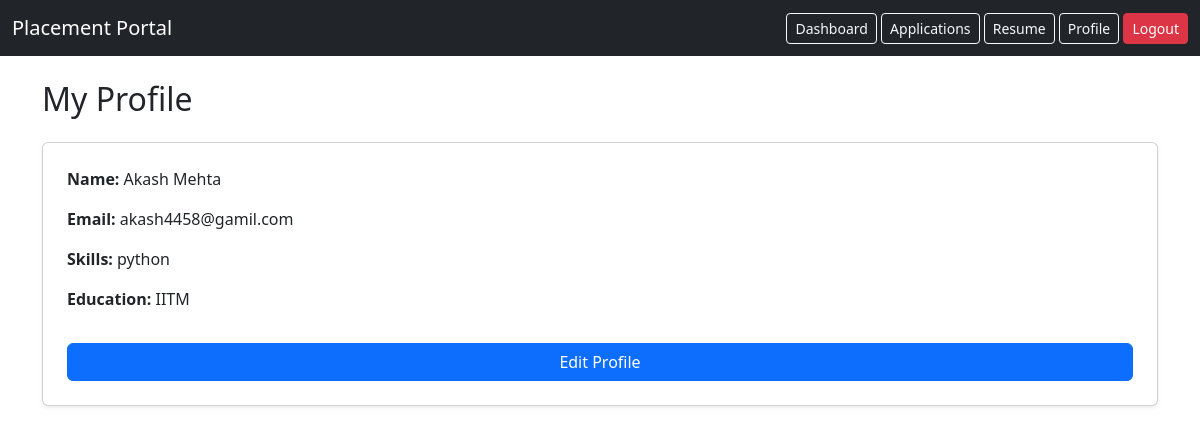
The app's page /profile (signed in) with its own data.
### models.py (models this page shows)
class User(db.Model):
    id = db.Column(db.Integer, primary_key=True)
    name = db.Column(db.String(100))
    email = db.Column(db.String(100), unique=True)
    password = db.Column(db.String(100))
    role = db.Column(db.String(20))  # admin / student / company
    skills = db.Column(db.String(200))
    education = db.Column(db.String(200))
    resume = db.Column(db.String(200))
    is_approved = db.Column(db.Boolean, default=False)
    is_active = db.Column(db.Boolean, default=True)

### app.py (the view)
@app.route('/profile')
def profile():
    if 'user_id' not in session:
        return redirect('/login')
    user = User.query.get(session['user_id'])
    return render_template('profile.html', user=user)

### templates/profile.html
{% extends "base.html" %}
{% block content %}
<h2 class="mb-4">My Profile</h2>
<div class="card shadow-sm p-4">
    <p><strong>Name:</strong> {{ user.name }}</p>
    <p><strong>Email:</strong> {{ user.email }}</p>
    <p><strong>Skills:</strong> {{ user.skills }}</p>
    <p><strong>Education:</strong> {{ user.education }}</p>
    <a href="/update_profile" class="btn btn-primary mt-3">
        Edit Profile
    </a>
</div>
{% endblock %}

### records on screen
User: name "Akash Mehta", email "akash4458@gamil.com", skills "python", education "IITM"
